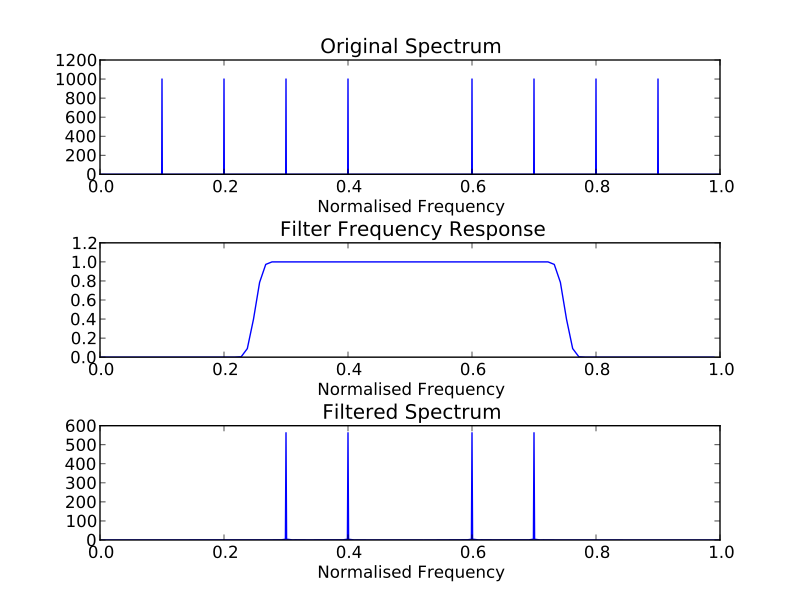

Here is the Python script that generated this plot:
import numpy
import pylab

from sp import firwin

f0 = 20 #20Hz
ts = 0.01 # i.e. sampling frequency is 1/ts = 100Hz
x = numpy.arange(-10, 10, ts)
signal = (numpy.cos(2*numpy.pi*f0*x) + numpy.sin(2*numpy.pi*2*f0*x) +
            numpy.cos(2*numpy.pi*0.5*f0*x) + numpy.cos(2*numpy.pi*1.5*f0*x))

#build filter
#First build a Lowpass filter
M = 100 #number of taps in filter
fc = 0.25 #i.e. normalised cutoff frequency 1/4 of sampling rate i.e. 25Hz
lp = firwin.build_filter(M, fc, window=firwin.blackman)
#next build Highpass filter by shifting frequency domain
shift = numpy.cos(2*numpy.pi*0.5*numpy.arange(M + 1))
hp = lp*shift

#filter the signal
filtered = numpy.convolve(signal, hp)

#plotting
pylab.figure()
pylab.subplot(3,1,1)
pylab.title('Original Spectrum')
pylab.xlabel('Normalised Frequency')
firwin.plot_fft(signal)
pylab.subplot(3,1,2)
pylab.title('Filter Frequency Response')
pylab.xlabel('Normalised Frequency')
firwin.plot_fft(hp)
#window and fft
pylab.subplot(3,1,3)
pylab.title('Filtered Spectrum')
pylab.xlabel('Normalised Frequency')
firwin.plot_fft(firwin.hamming(len(filtered))[:-1]*(filtered))
pylab.subplots_adjust(hspace = 0.6)
pylab.show()
